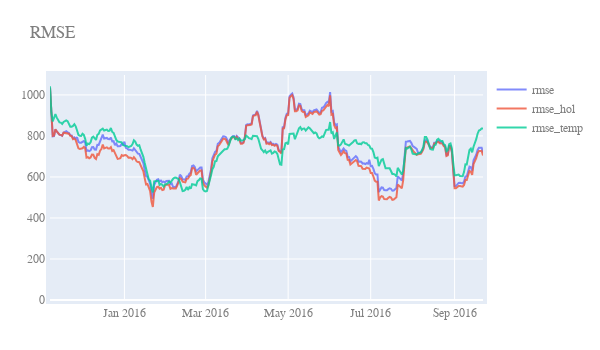

Notebook code for this chart:
### Code cell
# adding temperature regressor
model = Prophet()
model.add_country_holidays(country_name = 'US')
model.add_regressor('temp', prior_scale = 0.5, mode = 'multiplicative')
model.fit(df_fb)

df_cv = cross_validation(model, initial = '720 days', period='180 days', horizon = '365 days')
df_p = performance_metrics(df_cv)
rmse['rmse_temp'] = df_p['rmse']

rmse_plot(df_cv, rmse)

### Figure 1 — Plotly figure (JSON) as saved in the notebook; plotly's stock layout.template omitted (floating-point values rounded to 4 significant figures; data arrays with more than 128 entries replaced by an {"elided": "..."} marker saying what was removed)
{"data": [{"line": {"width": 2}, "name": "rmse", "opacity": 0.8, "type": "scatter", "x": {"elided": "321 str values"}, "y": {"elided": "325 float values"}}, {"line": {"width": 2}, "name": "rmse_hol", "opacity": 0.8, "type": "scatter", "x": {"elided": "321 str values"}, "y": {"elided": "325 float values"}}, {"line": {"width": 2}, "name": "rmse_temp", "opacity": 0.8, "type": "scatter", "x": {"elided": "321 str values"}, "y": {"elided": "325 float values"}}], "layout": {"autosize": true, "font": {"color": "#7f7f7f", "family": "Courier New, monospace", "size": 12}, "height": 350, "margin": {"b": 50, "l": 50, "pad": 4, "r": 50, "t": 75}, "title": {"text": "RMSE"}, "width": 600, "xaxis": {"autorange": true, "range": ["2015-11-07", "2016-09-22"], "type": "date"}, "yaxis": {"autorange": true, "range": [0, 1097.0], "rangemode": "tozero", "type": "linear"}}}
